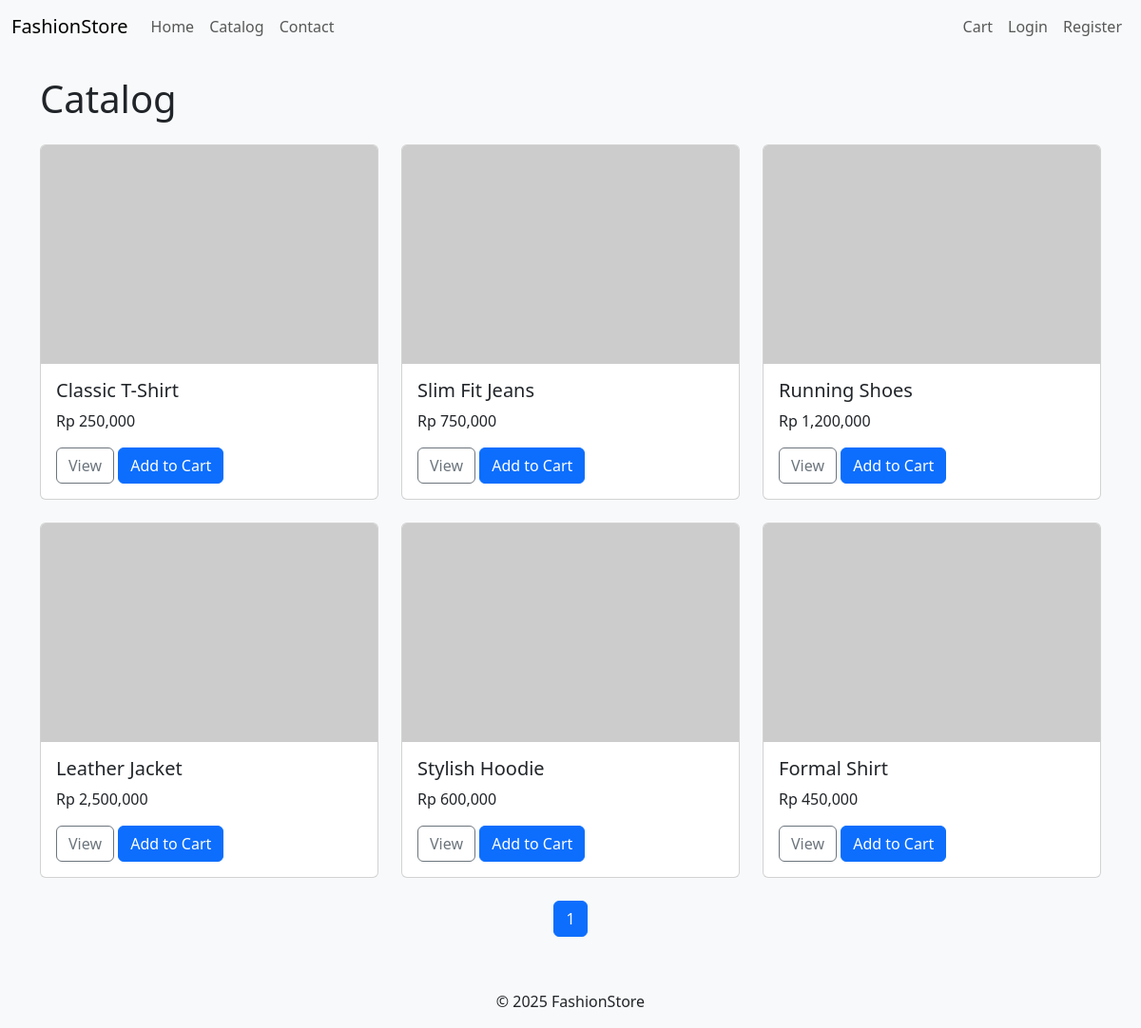
/catalog, run on the app's committed database.
### app/models.py (models this page shows, shortened)
class Product(db.Model):
    id = db.Column(db.Integer, primary_key=True)
    name = db.Column(db.String(100), nullable=False)
    description = db.Column(db.Text, nullable=False)
    price = db.Column(db.Integer, nullable=False)
    stock = db.Column(db.Integer, nullable=False, default=1)
    image_file = db.Column(db.String(20), nullable=False, default='default.jpg')

### app/routes.py (the view)
@main.route("/catalog")
def catalog():
    page = request.args.get('page', 1, type=int)
    products = Product.query.paginate(page=page, per_page=6)
    return render_template('catalog.html', products=products, title='Catalog')

### app/templates/catalog.html
{% extends "base.html" %}
{% block content %}
    <h1 class="mb-4">{{ title }}</h1>
    <div class="row">
        {% for product in products.items %}
        <div class="col-md-4">
            <div class="card mb-4 product-card">
                <img src="http://placehold.it/500x325" class="card-img-top" alt="{{ product.name }}">
                <div class="card-body">
                    <h5 class="card-title">{{ product.name }}</h5>
                    <p class="card-text">Rp {{ "{:,.0f}".format(product.price) }}</p>
                    <a href="{{ url_for('main.product_detail', product_id=product.id) }}" class="btn btn-outline-secondary">View</a>
                    <a href="{{ url_for('main.add_to_cart', product_id=product.id) }}" class="btn btn-primary">Add to Cart</a>
                </div>
            </div>
        </div>
        {% endfor %}
    </div>
    <nav aria-label="Page navigation">
      <ul class="pagination justify-content-center">
        {% for page_num in products.iter_pages(left_edge=1, right_edge=1, left_current=1, right_current=2) %}
          {% if page_num %}
            {% if products.page == page_num %}
              <li class="page-item active"><a class="page-link" href="{{ url_for('main.catalog', page=page_num) }}">{{ page_num }}</a></li>
            {% else %}
              <li class="page-item"><a class="page-link" href="{{ url_for('main.catalog', page=page_num) }}">{{ page_num }}</a></li>
            {% endif %}
          {% else %}
            ...
          {% endif %}
        {% endfor %}
      </ul>
    </nav>
{% endblock content %}

### app/templates/base.html (shortened to what this page needs)
<!DOCTYPE html>
<html lang="en">
<head>
    <link href="https://cdn.jsdelivr.net/npm/bootstrap@5.3.3/dist/css/bootstrap.min.css" rel="stylesheet">
    <link rel="stylesheet" href="{{ url_for('static', filename='css/style.css') }}">
</head>
<body>
    <nav class="navbar navbar-expand-lg navbar-light bg-light">
        <div class="container-fluid">
            <a class="navbar-brand" href="{{ url_for('main.home') }}">FashionStore</a>
            <div class="collapse navbar-collapse" id="navbarNav">
                <ul class="navbar-nav me-auto">
                    <li class="nav-item">
                        <a class="nav-link" href="{{ url_for('main.home') }}">Home</a>
                    </li>
                    <li class="nav-item">
                        <a class="nav-link" href="{{ url_for('main.catalog') }}">Catalog</a>
                    </li>
                     <li class="nav-item">
                        <a class="nav-link" href="{{ url_for('main.contact') }}">Contact</a>
                    </li>
                </ul>
                <ul class="navbar-nav">
                    <li class="nav-item">
                        <a class="nav-link" href="{{ url_for('main.cart') }}">Cart
                        </a>
                    </li>
                    {% if current_user.is_authenticated %}
                        {% if current_user.is_admin %}
                            <li class="nav-item"><a class="nav-link" href="{{ url_for('main.admin_dashboard') }}">Admin</a></li>
                        {% endif %}
                        <li class="nav-item"><a class="nav-link" href="{{ url_for('main.profile') }}">Profile</a></li>
                        <li class="nav-item"><a class="nav-link" href="{{ url_for('main.logout') }}">Logout</a></li>
                    {% else %}
                        <li class="nav-item"><a class="nav-link" href="{{ url_for('main.login') }}">Login</a></li>
                        <li class="nav-item"><a class="nav-link" href="{{ url_for('main.register') }}">Register</a></li>
                    {% endif %}
                </ul>
            </div>
        </div>
    </nav>
    <main role="main" class="container my-4">
        {% block content %}{% endblock %}
    </main>
    <footer class="bg-light text-center text-lg-start mt-auto">
        <div class="text-center p-3">
            © 2025 FashionStore
        </div>
    </footer>
</body>
</html>

### app/static/css/style.css (style rules this page uses)
:root { --primary-color: #0d6efd; --secondary-color: #6c757d; --background-color: #f8f9fa; --font-color: #212529; }
body { display: flex; flex-direction: column; min-height: 100vh; background-color: var(--background-color); color: var(--font-color); }
main { flex: 1; }
.product-card { transition: transform .2s ease-in-out, box-shadow .2s ease-in-out; }

### data on the page
Product: name "Classic T-Shirt", price "250,000"
Product: name "Slim Fit Jeans", price "750,000"
Product: name "Running Shoes", price "1,200,000"
Product: name "Leather Jacket", price "2,500,000"
Product: name "Stylish Hoodie", price "600,000"
Product: name "Formal Shirt", price "450,000"

### other printed values
{{ title }} "Catalog"
{{ page_num }} "1"
